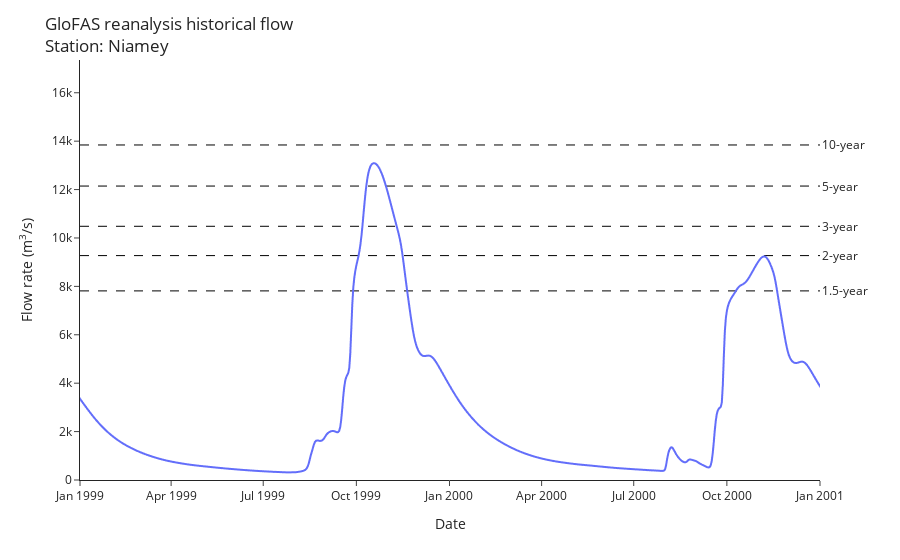

Write notebook code for a chart like this one.
### Code cell
# plot historical for station

station = "Niamey"
start_date = pd.Timestamp(datetime.date(1999, 1, 1))
end_date = pd.Timestamp(datetime.date(2001, 1, 1))

df_plot = df_re.loc[:, station]

x_max = min(end_date, df_plot.index.max())
x_min = max(start_date, df_plot.index.min())

fig = px.line(df_plot)
for year in return_years:
    level = df_return_periods.loc[year, station]
    fig.add_trace(
        go.Scatter(
            x=[x_min, x_max],
            y=[level, level],
            mode="lines",
            line=dict(width=1, dash="dash", color="black"),
        )
    )
    fig.add_annotation(
        x=1,
        y=level,
        xref="paper",
        text=f"{year}-year",
        showarrow=False,
        xanchor="left",
    )


fig.update_layout(
    template="simple_white",
    showlegend=False,
    title=f"GloFAS reanalysis historical flow<br>Station: {station}",
)
fig.update_xaxes(title="Date", range=[x_min, x_max])
fig.update_yaxes(title="Flow rate (m<sup>3</sup>/s)", range=[0, df_plot.max()])
fig.show()

### Figure 1 — Plotly figure (JSON) as saved in the notebook; plotly's stock layout.template omitted (floating-point values rounded to 4 significant figures; data arrays with more than 128 entries replaced by an {"elided": "..."} marker saying what was removed)
{"data": [{"hovertemplate": "variable=Niamey<br>time=%{x}<br>value=%{y}<extra></extra>", "legendgroup": "Niamey", "line": {"color": "#636efa", "dash": "solid"}, "marker": {"symbol": "circle"}, "mode": "lines", "name": "Niamey", "showlegend": true, "type": "scattergl", "x": {"elided": "16222 str values"}, "xaxis": "x", "y": {"elided": "16222 float values"}, "yaxis": "y"}, {"line": {"color": "black", "dash": "dash", "width": 1}, "mode": "lines", "type": "scatter", "x": ["1999-01-01T00:00:00", "2001-01-01T00:00:00"], "y": [7813.0, 7813.0]}, {"line": {"color": "black", "dash": "dash", "width": 1}, "mode": "lines", "type": "scatter", "x": ["1999-01-01T00:00:00", "2001-01-01T00:00:00"], "y": [9272.0, 9272.0]}, {"line": {"color": "black", "dash": "dash", "width": 1}, "mode": "lines", "type": "scatter", "x": ["1999-01-01T00:00:00", "2001-01-01T00:00:00"], "y": [10480.0, 10480.0]}, {"line": {"color": "black", "dash": "dash", "width": 1}, "mode": "lines", "type": "scatter", "x": ["1999-01-01T00:00:00", "2001-01-01T00:00:00"], "y": [12150.0, 12150.0]}, {"line": {"color": "black", "dash": "dash", "width": 1}, "mode": "lines", "type": "scatter", "x": ["1999-01-01T00:00:00", "2001-01-01T00:00:00"], "y": [13840.0, 13840.0]}], "layout": {"annotations": [{"showarrow": false, "text": "1.5-year", "x": 1, "xanchor": "left", "xref": "paper", "y": 7813.0}, {"showarrow": false, "text": "2-year", "x": 1, "xanchor": "left", "xref": "paper", "y": 9272.0}, {"showarrow": false, "text": "3-year", "x": 1, "xanchor": "left", "xref": "paper", "y": 10480.0}, {"showarrow": false, "text": "5-year", "x": 1, "xanchor": "left", "xref": "paper", "y": 12150.0}, {"showarrow": false, "text": "10-year", "x": 1, "xanchor": "left", "xref": "paper", "y": 13840.0}], "legend": {"title": {"text": "variable"}, "tracegroupgap": 0}, "margin": {"t": 60}, "showlegend": false, "title": {"text": "GloFAS reanalysis historical flow<br>Station: Niamey"}, "xaxis": {"anchor": "y", "domain": [0, 1], "range": ["1999-01-01T00:00:00", "2001-01-01T00:00:00"], "title": {"text": "Date"}}, "yaxis": {"anchor": "x", "domain": [0, 1], "range": [0, 17350.0], "title": {"text": "Flow rate (m<sup>3</sup>/s)"}}}}
